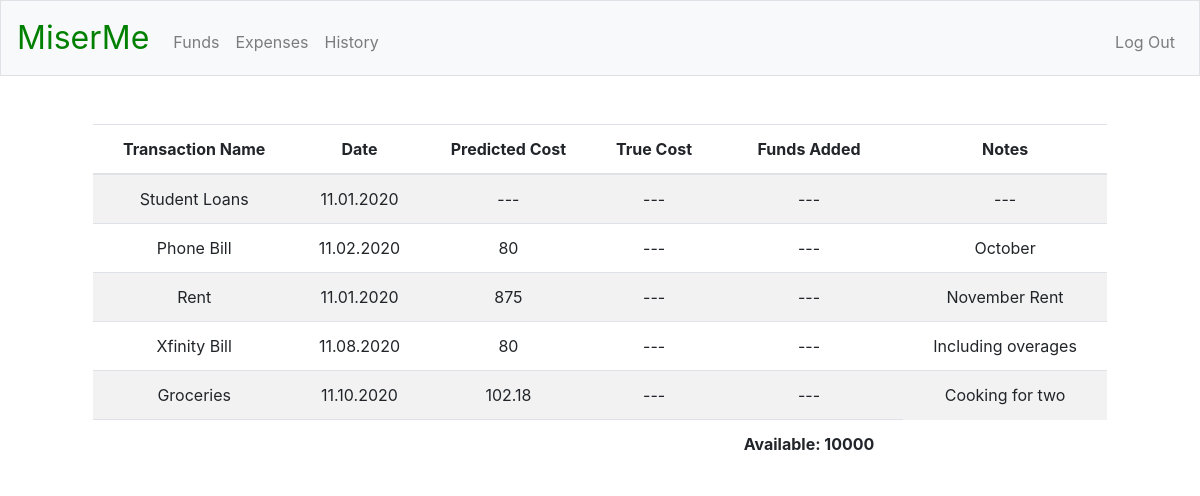
The app's page / (signed in), older data.
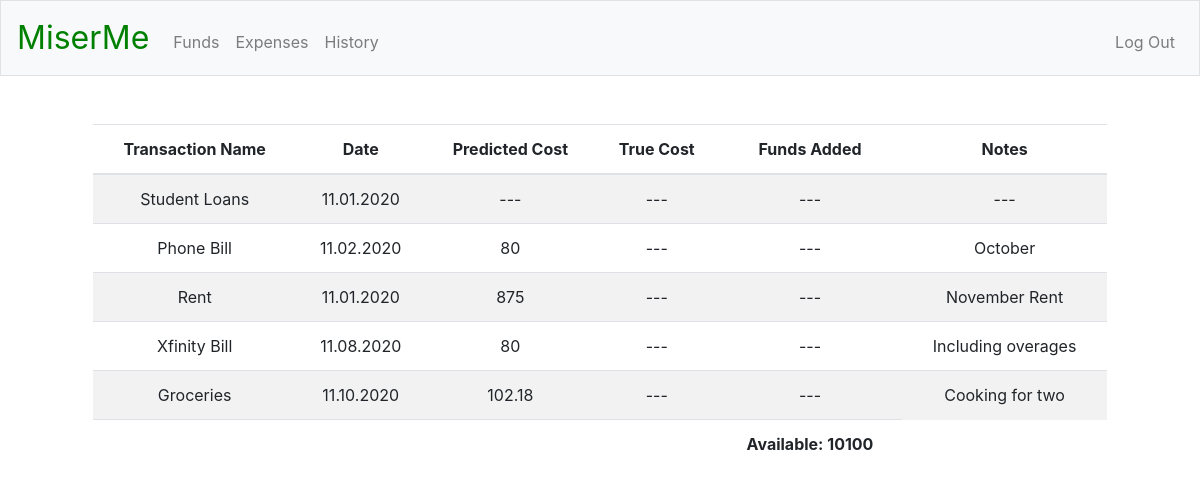
The same page, newer data.
### tables this page shows
CREATE TABLE finances (
funds_id INTEGER PRIMARY KEY AUTOINCREMENT NOT NULL,
user_id INTEGER NOT NULL,
txn_name TEXT DEFAULT "---" NOT NULL,
date TEXT DEFAULT "---" NOT NULL,
predicted_cost NUMERIC DEFAULT "---" NOT NULL,
true_cost NUMERIC DEFAULT "---" NOT NULL,
funds_added NUMERIC DEFAULT "---" NOT NULL,
notes VARCHAR(255) DEFAULT "---" NOT NULL,
FOREIGN KEY(user_id) REFERENCES registrants(id));

CREATE TABLE 'registrants' (
'id' INTEGER PRIMARY KEY AUTOINCREMENT NOT NULL,
'username' TEXT NOT NULL,
'password' TEXT NOT NULL,
'funds' NUMERIC NOT NULL);

### app.py (the view)
@app.route("/")
@login_required
def index():
    c.execute("SELECT txn_name, date, predicted_cost, true_cost, funds_added, notes FROM finances WHERE user_id = :user_id", {"user_id": session["user_id"]})
    rows = c.fetchall()
    funds_snapshot = []
    budget = 0
    for row in rows:
        funds_snapshot.append({
            "name": row[0],
            "date": row[1],
            "predict": row[2],
            "true": row[3],
            "added": row[4],
            "notes": row[5]
        })
    c.execute("SELECT funds FROM registrants WHERE id = :user_id", {"user_id": session["user_id"]})
    rows = c.fetchall()
    current_funds = rows[0][0]
    budget += current_funds
    return render_template("index.html", funds_snapshot=funds_snapshot, current_funds=current_funds, budget=budget)

### helpers.py (called while the page is built)
def login_required(f):
    @wraps(f)
    def decorated_functions(*args, **kwargs):
        if session.get("user_id") is None:
            return redirect("/login")
        return f(*args, **kwargs)
    return decorated_functions

### templates/index.html (shortened to what this page needs)
{% extends "layout.html" %}
{% block main %}
<div class="col-12">
    <table class="table table-striped">
        <thead>
            <tr>
                <th>Transaction Name</th>
                <th>Date</th>
                <th>Predicted Cost</th>
                <th>True Cost</th>
                <th>Funds Added</th>
                <th>Notes</th>
            </tr>
        </thead>
        <tbody>
            {% for i in funds_snapshot %}
            <tr>
                <td>{{ i["name"] }}</td>
                <td>{{ i["date"] }}</td>
                <td>{{ i["predict"] }}</td>
                <td>{{ i["true"] }}</td>
                <td>{{ i["added"] }}</td>
                <td>{{ i["notes"] }}</td>
            </tr>
            {% endfor %}
        </tbody>
        <tfoot>
            <tr>
                <td colspan="4"></td>
                <td style="font-weight:bold;">Available: {{ current_funds }}</td>
            </tr>
        </tfoot>
    </table>
</div>
{% endblock %}

### templates/layout.html (shortened to what this page needs)
<!DOCTYPE html>
<html lang="en">
    <head>
        <link rel="stylesheet" href="https://stackpath.bootstrapcdn.com/bootstrap/4.5.2/css/bootstrap.min.css">
        <link href="/static/styles.css" rel="stylesheet">
    </head>
    <body>
        <nav class="navbar navbar-expand-md navbar-light bg-light border">
            <a class="navbar-brand" href="/"><span class="miserme_brand">MiserMe</span></a>
            <div class="collapse navbar-collapse" id="navbar">
                {% if session.user_id %}
                    <ul class="navbar-nav mr-auto mt-2">
                        <li class="nav-item"><a class="nav-link" href="/add_funds">Funds</a></li>
                        <li class="nav-item"><a class="nav-link" href="/expense">Expenses</a></li>
                        <li class="nav-item"><a class="nav-link" href="/history">History</a></li>
                    </ul>
                    <ul class="navbar-nav ml-auto mt-2">
                        <li class="nav-item"><a class="nav-link" href="/logout">Log Out</a></li>
                    </ul>
                {% else %}
                    <ul class="navbar-nav ml-auto mt-2">
                        <li class="nav-item"><a class="nav-link" href="/register">Register</a></li>
                        <li class="nav-item"><a class="nav-link" href="/login">Log In</a></li>
                    </ul>
                {% endif %}
            </div>
        </nav>
        <main class="container p-5">
            {% block main %}{% endblock %}
        </main>
    </body>
</html>

### static/styles.css (style rules this page uses)
main { overflow-x: auto; text-align: center; }
nav .navbar-brand { font-size: xx-large; }
nav .navbar-brand .miserme_brand { color: green; }

Row changes from the older to the newer data that the page shows:
changed registrants: funds "10000" → "10100"
